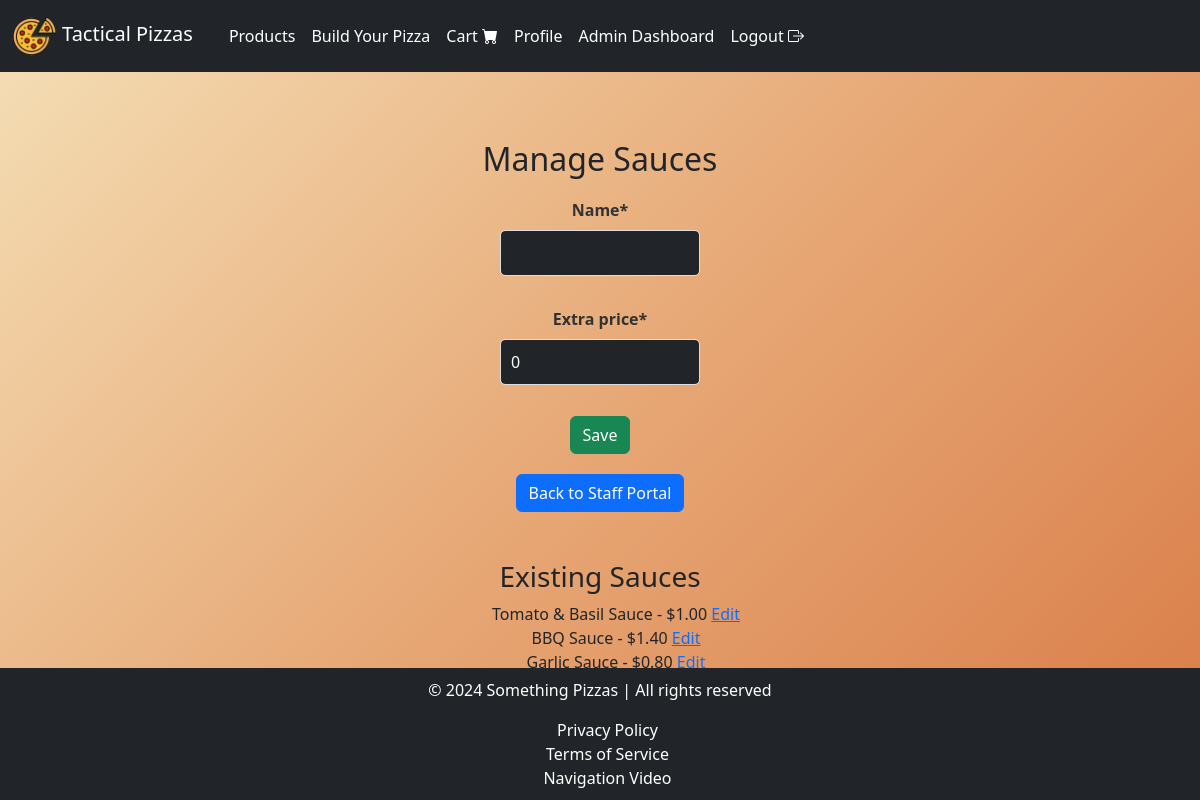
Screenshot of /products/staff/manage_sauces/ (signed in) with the database file from the repository.
### products/models.py (models this page shows, shortened)
class Sauce(models.Model):
    name = models.CharField(max_length=50)
    extra_price = models.DecimalField(max_digits=5, decimal_places=2, default=0)
    sauce_id = models.CharField(max_length=10, unique=True, blank=True, editable=False)

### products/views.py (the view)
# urls.py: path('staff/manage_sauces/', views.manage_sauces, name='manage_sauces'),
@cache_control(no_cache=True, must_revalidate=True, no_store=True)
@user_passes_test(staff_required)
def manage_sauces(request):
    if request.method == "POST":
        form = SauceForm(request.POST)
        if form.is_valid():
            form.save()
            messages.success(request, "Sauce saved successfully.")
            return redirect('manage_sauces')
    else:
        form = SauceForm()
    sauces = Sauce.objects.all()
    return render(request, 'staff/manage_sauces.html', {
        'form': form,
        'sauces': sauces,
    })

### products/forms.py
class SauceForm(ModelForm):
    class Meta:
        model = Sauce
        fields = ['name', 'extra_price']

### products/views.py (called while the page is built)
def staff_required(user):
    return user.is_staff

### products/templates/staff/manage_sauces.html (shortened to what this page needs)
{% extends "layout.html" %}
{% load static %}
{% load crispy_forms_tags %}
{% block navbar %}
    {% include "navbar.html" %}
{% endblock %}
{% block body %}
<div class="container my-5">
    <h2>Manage Sauces</h2>
    <form method="post">
        {{ form|crispy }}
        <button type="submit" class="btn btn-success">Save</button>
    </form>
    <a class="btn btn-primary" href="{% url 'staff_portal' %}">Back to Staff Portal</a>
    <h3 class="mt-5">Existing Sauces</h3>
    <ul>
        {% for sauce in sauces %}
        <div>{{ sauce.name }} - ${{ sauce.extra_price }}
            <a href="{% url 'edit_sauce' sauce.id %}">Edit</a>
        </div>
        {% endfor %}
    </ul>
</div>
{% endblock %}
{% block footer %}
    {% include "footer.html" %}
{% endblock %}

### static/css/styles.css (style rules this page uses)
body { background: linear-gradient(135deg, #f5e0b7 0%, #e7a977 50%, #d97b46 100%); color: #2c2c2c; margin: 0; padding: 0; font-family: "Poppins", Arial, sans-serif; min-height: 100vh; overflow-x: hidden; background-attachment: fixed; }
.container { padding: 20px; border-radius: 10px; max-width: 600px; margin: 20px auto; position: relative; text-align: center; }
.btn-primary { background-color: #007bff; color: #fff; }
.btn-success { background-color: #28a745; color: #fff; }
form { margin: 20px auto; display: flex; flex-direction: column; align-items: center; justify-content: center; max-width: 200px; }
form .form-control { background-color: #212529; color: #fff; border: 1px solid #ddd; padding: 10px; font-size: 1rem; border-radius: 5px; width: 100%; max-width: 500px; margin-bottom: 15px; }
form label { color: #333; font-weight: bold; margin-bottom: 5px; text-align: center; }
form .form-control::placeholder { color: #bec4c9; }

### rows the page displays
Sauce: name "Tomato & Basil Sauce", extra_price "1.00"
Sauce: name "BBQ Sauce", extra_price "1.40"
Sauce: name "Garlic Sauce", extra_price "0.80"
